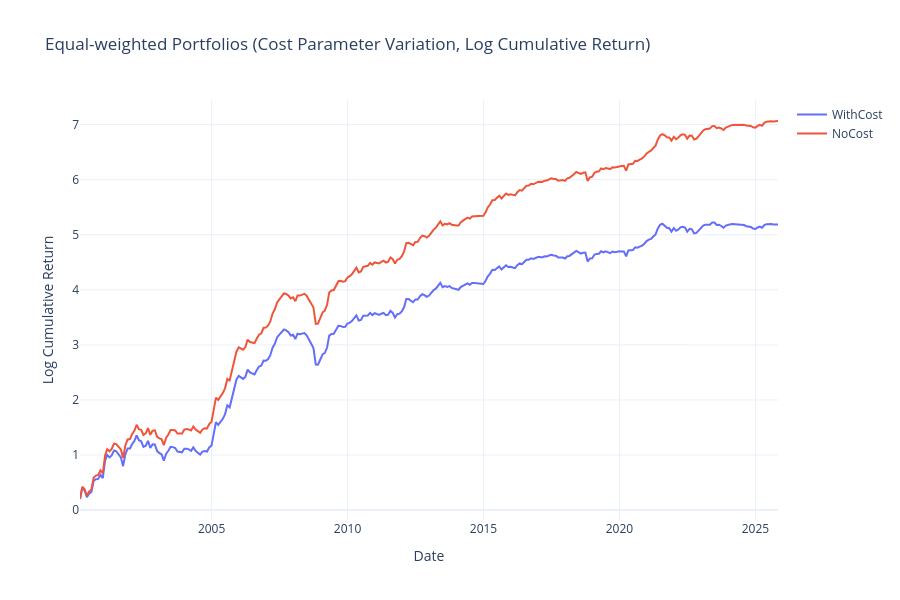

The cell this chart's notebook holds for it:
### Code cell
import numpy as np
import plotly.graph_objects as go

# 로그누적수익률 계산
log_cum_cost = np.log1p(subset_cost).cumsum()

# 단일 plot 생성
fig = go.Figure()

for col in log_cum_cost.columns:
    fig.add_trace(
        go.Scatter(
            x=log_cum_cost.index, 
            y=log_cum_cost[col], 
            mode='lines', 
            name=col
        )
    )

# 레이아웃 설정
fig.update_layout(
    title="Equal-weighted Portfolios (Cost Parameter Variation, Log Cumulative Return)",
    xaxis_title="Date",
    yaxis_title="Log Cumulative Return",
    template="plotly_white",
    height=600,
    width=900
)

### Figure 1 — Plotly figure (JSON) as saved in the notebook; plotly's stock layout.template omitted (floating-point values rounded to 4 significant figures; data arrays with more than 128 entries replaced by an {"elided": "..."} marker saying what was removed)
{"data": [{"mode": "lines", "name": "WithCost", "type": "scatter", "x": {"elided": "309 str values"}, "y": {"elided": "309 float values"}}, {"mode": "lines", "name": "NoCost", "type": "scatter", "x": {"elided": "309 str values"}, "y": {"elided": "309 float values"}}], "layout": {"height": 600, "title": {"text": "Equal-weighted Portfolios (Cost Parameter Variation, Log Cumulative Return)"}, "width": 900, "xaxis": {"title": {"text": "Date"}}, "yaxis": {"title": {"text": "Log Cumulative Return"}}}}
